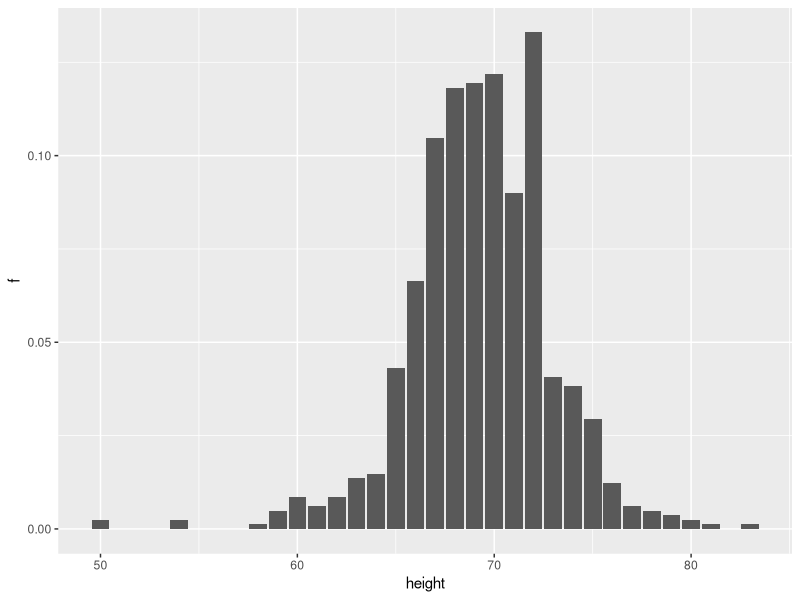
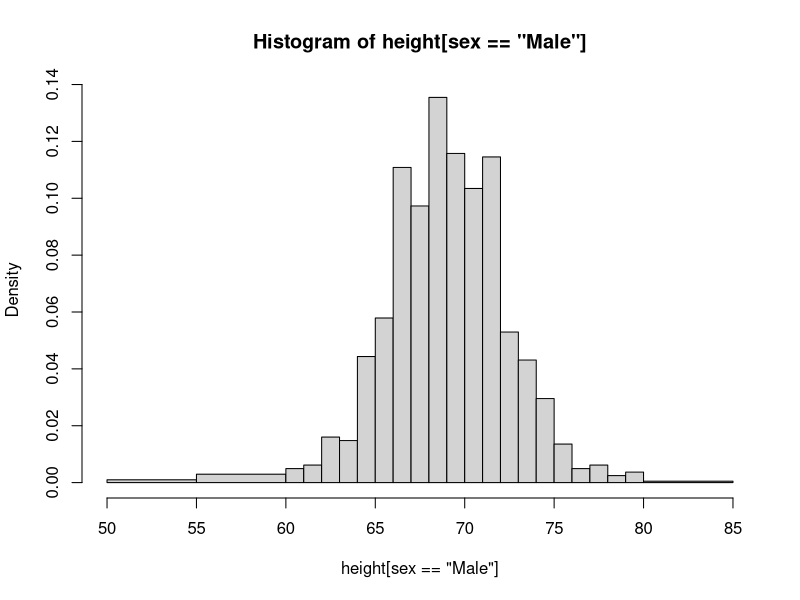
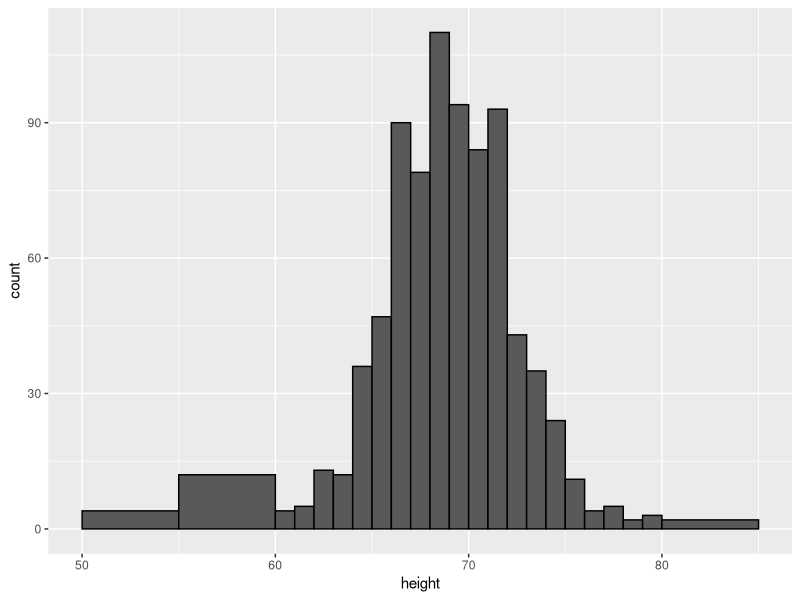
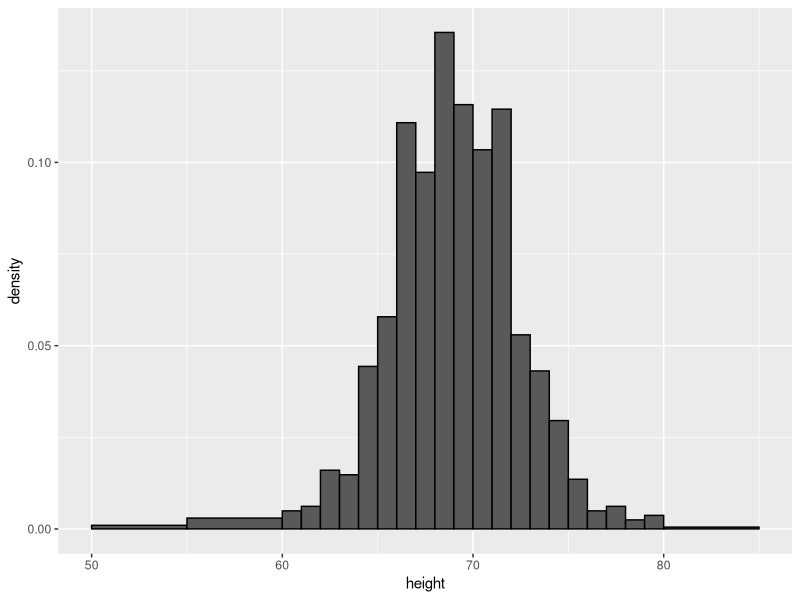

Recreate these plots in R, in order.
## ---- chunk 1
library(dslabs)
str(heights)
## ---- chunk 2
prop.table(table(state.region))
## ---- chunk 3
#| message: false
#| warning: false
library(tidyverse)
heights |> filter(sex == "Male") |> 
  mutate(height = round(height)) |>
  count(height) |> mutate(f = n / sum(n)) |> 
  ggplot(aes(height, f)) + geom_col()
## ---- chunk 4
with(heights, hist(height[sex == "Male"], breaks = c(50, 55, 60:80, 85)))
## ---- chunk 5
heights |> filter(sex == "Male") |> ggplot(aes(x = height)) + 
  geom_histogram(breaks = c(50, 55, 60:80, 85), color = "black")
## ---- chunk 6
heights |> filter(sex == "Male") |> 
  ggplot(aes(x = height, y = after_stat(density))) + 
  geom_histogram(breaks = c(50, 55, 60:80, 85), color = "black")
## ---- chunk 7
library(dplyr)
heights |> filter(sex == "Male") |> summarize(prop = mean(height < 60))
